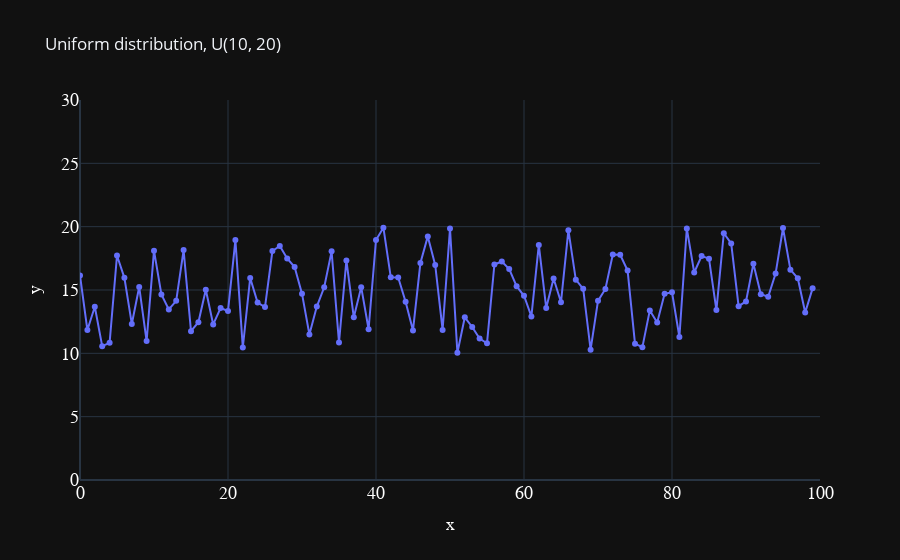

The notebook cell this image was saved under:
### Markdown cell above
### II.(b)  Using `plotly` library to draw line plots

### Code cell
import numpy as np


data = {
    'x': np.arange(0, 100),
    'y': np.random.uniform(low=10., high=20., size=100)
}

df = pd.DataFrame(data)

figure = px.line(df,
                 x="x",
                 y="y", 
                 title='Uniform distribution, U(10, 20)', 
                 template="plotly_dark")

figure.update_traces(mode="lines+markers")

# Modify axis label properties
figure.update_xaxes(range=[0, 100], 
                    title_font={"size":18, "family": "Arial", "color":"white"}, 
                    tickfont={"size":18, "family": "Arial", "color":"white"})

figure.update_yaxes(range=[0, 30],
                    title_font={"size":18, "family": "Arial", "color":"white"}, 
                    tickfont={"size":18, "family": "Arial", "color":"white"})

figure.show()

### Figure 1 — Plotly figure (JSON) as saved in the notebook; plotly's stock layout.template omitted (floating-point values rounded to 4 significant figures)
{"data": [{"hovertemplate": "x=%{x}<br>y=%{y}<extra></extra>", "legendgroup": "", "line": {"color": "#636efa", "dash": "solid"}, "marker": {"symbol": "circle"}, "mode": "lines+markers", "name": "", "orientation": "v", "showlegend": false, "type": "scatter", "x": [0, 1, 2, 3, 4, 5, 6, 7, 8, 9, 10, 11, 12, 13, 14, 15, 16, 17, 18, 19, 20, 21, 22, 23, 24, 25, 26, 27, 28, 29, 30, 31, 32, 33, 34, 35, 36, 37, 38, 39, 40, 41, 42, 43, 44, 45, 46, 47, 48, 49, 50, 51, 52, 53, 54, 55, 56, 57, 58, 59, 60, 61, 62, 63, 64, 65, 66, 67, 68, 69, 70, 71, 72, 73, 74, 75, 76, 77, 78, 79, 80, 81, 82, 83, 84, 85, 86, 87, 88, 89, 90, 91, 92, 93, 94, 95, 96, 97, 98, 99], "xaxis": "x", "y": [16.15, 11.84, 13.67, 10.57, 10.83, 17.72, 15.96, 12.32, 15.24, 10.97, 18.1, 14.64, 13.47, 14.14, 18.15, 11.75, 12.46, 15.03, 12.28, 13.58, 13.34, 18.94, 10.46, 15.95, 14.0, 13.65, 18.08, 18.47, 17.49, 16.82, 14.71, 11.49, 13.69, 15.21, 18.05, 10.85, 17.34, 12.84, 15.23, 11.9, 18.95, 19.92, 16.0, 15.99, 14.07, 11.81, 17.13, 19.23, 16.98, 11.84, 19.85, 10.05, 12.85, 12.08, 11.17, 10.79, 17.02, 17.25, 16.65, 15.3, 14.54, 12.92, 18.56, 13.58, 15.91, 14.04, 19.72, 15.81, 15.09, 10.29, 14.14, 15.08, 17.79, 17.78, 16.53, 10.76, 10.49, 13.39, 12.43, 14.71, 14.82, 11.29, 19.86, 16.38, 17.69, 17.48, 13.42, 19.48, 18.67, 13.72, 14.1, 17.07, 14.67, 14.47, 16.3, 19.9, 16.61, 15.93, 13.22, 15.13], "yaxis": "y"}], "layout": {"autosize": true, "legend": {"tracegroupgap": 0}, "title": {"text": "Uniform distribution, U(10, 20)"}, "xaxis": {"anchor": "y", "domain": [0, 1], "range": [0, 100], "tickfont": {"color": "white", "family": "Arial", "size": 18}, "title": {"font": {"color": "white", "family": "Arial", "size": 18}, "text": "x"}, "type": "linear"}, "yaxis": {"anchor": "x", "domain": [0, 1], "range": [0, 30], "tickfont": {"color": "white", "family": "Arial", "size": 18}, "title": {"font": {"color": "white", "family": "Arial", "size": 18}, "text": "y"}, "type": "linear"}}}
